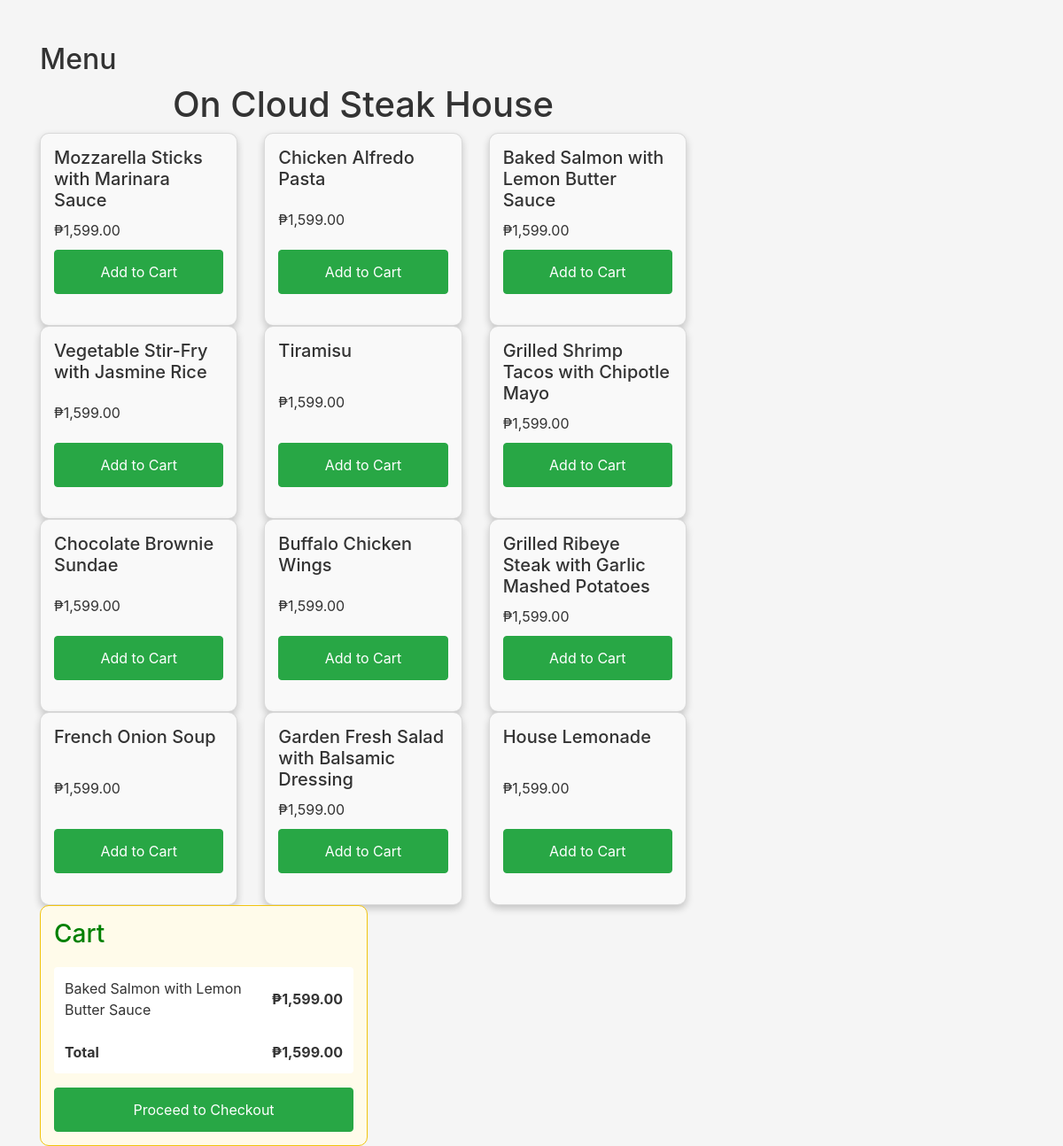
The app's page /menu.php (signed in) with its own data.
### tables this page shows
CREATE TABLE `menuitems` (
  `item_id` int(11) NOT NULL,
  `name` varchar(100) NOT NULL,
  `price` decimal(10,2) NOT NULL
);

CREATE TABLE `cart` (
  `cart_id` int(11) NOT NULL,
  `user_id` int(11) NOT NULL,
  `item_id` int(11) NOT NULL,
  `quantity` int(11) DEFAULT 1
);

### menu.php (the view, shortened to what this page needs)
<?php
include('db_connection.php');
$user_id = $_SESSION['user_id'];
$menu_result = $conn->query("SELECT * FROM MenuItems");
$cart_result = $conn->query("SELECT MenuItems.name, MenuItems.price, Cart.quantity
                             FROM Cart
                             JOIN MenuItems ON Cart.item_id = MenuItems.item_id
                             WHERE Cart.user_id = $user_id");
?>
<!DOCTYPE html>
<html lang="en">
<head>
  <link rel="stylesheet" href="https://stackpath.bootstrapcdn.com/bootstrap/4.5.2/css/bootstrap.min.css">
  <link rel="stylesheet" href="menu.css">
</head>
<body>
  <div class="container mt-5">
    <div class="row menu-section-wrapper">
      <div class="col-md-8">
        <h2>Menu</h2>
        <div class="text-center">
          <h1>On Cloud Steak House</h1>
        </div>
        <div class="row">
          <?php while ($row = $menu_result->fetch_assoc()): ?>
            <div class="col-md-4 menu-item">
              <div class="card">
                <div class="card-body">
                  <h5 class="card-title"><?php echo $row['name']; ?></h5>
                  <p class="card-text">₱<?php echo number_format($row['price'], 2); ?></p>
                  <form action="add_to_cart.php" method="POST">
                    <button type="submit" class="btn btn-primary">Add to Cart</button>
                  </form>
                </div>
              </div>
            </div>
          <?php endwhile; ?>
        </div>
      </div>
    </div>
    <div class="col-md-4 cart-section">
      <h4>Cart</h4>
      <?php if ($cart_result->num_rows > 0): ?>
        <ul class="list-group">
          <?php
          $total = 0;
          while ($cart_item = $cart_result->fetch_assoc()):
            $total += $cart_item['price'] * $cart_item['quantity'];
          ?>
            <li class="list-group-item d-flex justify-content-between align-items-center">
              <?php echo $cart_item['name']; ?>
              <span>₱<?php echo number_format($cart_item['price'] * $cart_item['quantity'], 2); ?></span>
            </li>
          <?php endwhile; ?>
          <li class="list-group-item d-flex justify-content-between align-items-center">
            <strong>Total</strong>
            <span>₱<?php echo number_format($total, 2); ?></span>
          </li>
        </ul>
        <a href="checkout.php" class="btn btn-success btn-block mt-3">Proceed to Checkout</a>
      <?php else: ?>
        <p>Your cart is empty.</p>
      <?php endif; ?>
    </div>
  </div>
</body>
</html>

### menu.css (style rules this page uses)
body { background-color: #f5f5f5; color: #333; }
.menu-item .card { background-color: #f9f9f9; box-shadow: 0px 4px 8px rgba(0, 0, 0, 0.2); border-radius: 10px; display: flex; flex-direction: column; justify-content: space-between; height: 100%; padding-bottom: 20px; }
.menu-item .card-body { flex: 1; display: flex; flex-direction: column; justify-content: space-between; padding: 15px; }
.menu-item .card-title, .menu-item .card-text { margin-bottom: 10px; }
.menu-item .btn-primary { background-color: #28a745; border-color: #28a745; width: 100%; padding: 12px; }
.cart-section { background-color: #fffbea; border: 1px solid #f1c40f; padding: 15px; border-radius: 10px; }
.cart-section h4 { font-size: 1.75rem; color: green; margin-bottom: 20px; }
.list-group-item { border: none; padding: 12px; text-align: left; }
.list-group-item span { font-weight: bold; }
.btn-success { background-color: #28a745; border-color: #28a745; width: 100%; padding: 12px; }

### records on screen
menuitems: name "Mozzarella Sticks with Marinara Sauce", price "1,599.00"
menuitems: name "Chicken Alfredo Pasta", price "1,599.00"
menuitems: name "Baked Salmon with Lemon Butter Sauce", price "1,599.00"
menuitems: name "Vegetable Stir-Fry with Jasmine Rice", price "1,599.00"
menuitems: name "Tiramisu", price "1,599.00"
menuitems: name "Grilled Shrimp Tacos with Chipotle Mayo", price "1,599.00"
menuitems: name "Chocolate Brownie Sundae", price "1,599.00"
menuitems: name "Buffalo Chicken Wings", price "1,599.00"
menuitems: name "Grilled Ribeye Steak with Garlic Mashed Potatoes", price "1,599.00"
menuitems: name "French Onion Soup", price "1,599.00"
menuitems: name "Garden Fresh Salad with Balsamic Dressing", price "1,599.00"
menuitems: name "House Lemonade", price "1,599.00"
cart: item.name "Baked Salmon with Lemon Butter Sauce", $cart_item['price'] * $cart_item['quantity'] "1,599.00"

### other values on screen
$total "1,599.00"
